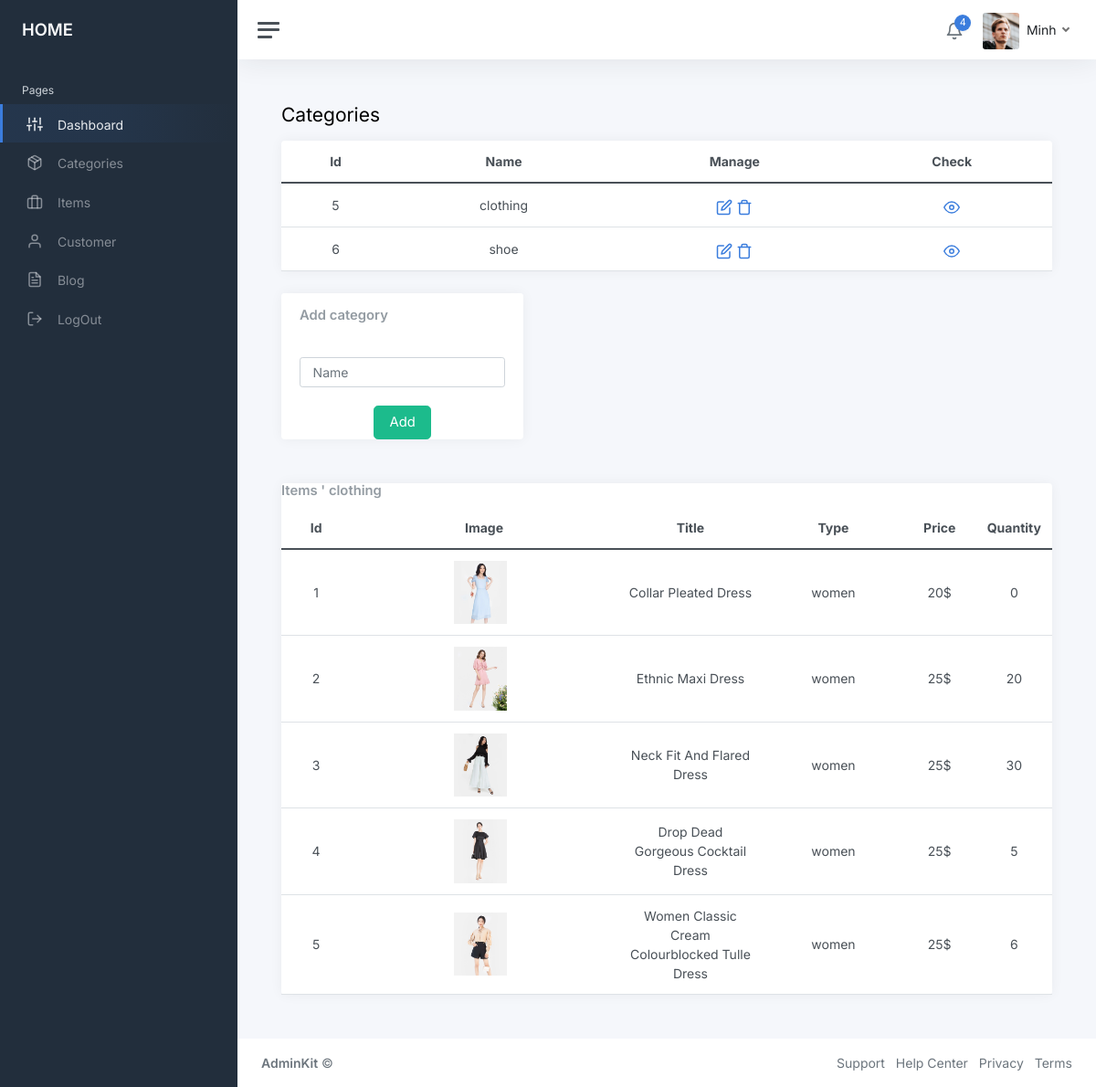
Screenshot of /admin/home.php?quanly=categories&check=5 (signed in) with the database file from the repository.
### tables this page shows
CREATE TABLE `categories` (
  `id` int(11) NOT NULL,
  `name` varchar(255) NOT NULL
);

CREATE TABLE `clothes` (
  `id` int(11) NOT NULL,
  `status` enum('hide','active','delete') DEFAULT NULL,
  `img` varchar(255) DEFAULT NULL,
  `title` varchar(255) DEFAULT NULL,
  `description` varchar(255) DEFAULT NULL,
  `category` int(11) NOT NULL,
  `sex` enum('men','women','kid','unisex') DEFAULT NULL,
  `price` float DEFAULT NULL,
  `quantity` int(11) DEFAULT NULL
);

### admin/pages-categories.php (the view, shortened to what this page needs)
<?php
include_once('../database/connect.php');
?>
			<main class="content">
				<div class="container-fluid p-0">
					<div class="mb-3">
						<h1 class="h3 d-inline align-middle">Categories</h1>
					</div>
					<div class="row">
						<div class="col-12 col-lg-12 col-xxl-8 ">
							<div class="card">
								<table class="table table-hover my-0">
									<thead>
										<tr>
											<th class="text-center">Id</th>
											<th class="text-center">Name</th>
											<th class="text-center">Manage</th>
											<th class="text-center">Check</th>
										</tr>
									</thead>
									<tbody>
									<?php
										$cate=mysqli_query($con,"SELECT * from categories ");
										while($row_cate=mysqli_fetch_array($cate)){
									?>
										<tr>
											<td class="text-center"><?php echo $row_cate['id'] ?></td>
											<?php
												if(isset($_GET['update']) &&$_GET['update']==$row_cate['id'])
												{
											?>
											<form action="" method="post">
											<td class="text-center">
												<input name="cate" style="
													width: 50%;
													text-align: center;
													display: inline-table;
												"  type="text" class="form-control" placeholder="<?php echo $row_cate['name'] ?>">
											<td class="text-center"><button name="confirm" class="btn btn-primary">Confirmed</button> <button name="back" class="btn btn-secondary">Back</button></td>
											</form>
											<td class="text-center"><a class="align-middle" href=""><i class="align-middle" data-feather="eye"></i></a></td>
											</td>
											<?php
												}else{
											?>
											<td class="text-center"><?php echo $row_cate['name'] ?></td>
											<td class="text-center"><a class="align-middle" href="?quanly=categories&update=<?php echo $row_cate['id'] ?>"><i class="align-middle" data-feather="edit"></i></a> <?php echo "<a class='align-middle' href=\"javascript:delproduct(id=".$row_cate['id'].")\"><i class='align-middle' data-feather='trash'></i></a>";?> </td>
											<td class="text-center"><a class="align-middle" href="?quanly=categories&check=<?php echo $row_cate['id'] ?>"><i class="align-middle" data-feather="eye"></i></a></td>
											<?php
												}
											?>
										</tr>
										<?php
										}
										?>
									</tbody>
								</table>
							</div>
						</div>
						<div class="col-12 col-lg-4">
							<div class="card">
								<div class="card-header">
									<h5 class="card-title mb-0"> Add category</h5>
								</div>
								<form action="" method="post">
								<div class="card-body ">
									<input name="add_cate" type="text" class="form-control" placeholder="Name">
								</div>
								<div class="text-center">
								<button name="add" class="btn btn-success btn-lg">Add</button>
								</div>
								</form>
							</div>
						</div>
					</div>
				</div>
			</main>
		<?php
		if(isset($_GET['check']))
		{
			$id=$_GET['check'];
			$name_cate=mysqli_query($con,"SELECT * from categories where id=$id" );
			$row_name_cate=mysqli_fetch_array($name_cate);
		?>
			<main class="content pt-0">
				<div class="container-fluid p-0">
					<div class="row">
						<div class="col-12 col-lg-12 col-xxl-8 ">
							<div class="card">
								<h5 class="card-title">Items ' <?php echo $row_name_cate['name'] ?></h5>
								<table class="table table-hover my-0">
									<thead>
										<tr>
											<th class="text-center">Id</th>
											<th class="text-center">Image</th>
											<th class="text-center">Title</th>
											<th class="text-center">Type</th>
											<th class="text-center">Price</th>
											<th class="text-center">Quantity</th>
										</tr>
									</thead>
									<tbody>
									<?php
										$clothes=mysqli_query($con,"SELECT * from clothes where category='$id' ");
										while($row_clothes=mysqli_fetch_array($clothes)){
									?>
										<tr>
											<td style="width:10%" class="text-center"><?php echo $row_clothes['id']?></td>
											<td style="width:40%" class="text-center ">
												<div class="col-6 col-md-4 col-lg-4 col-xl-3 d-inline-block">
													<img src=".<?php echo $row_clothes['img']?>" class="img-fluid pe-2" alt="Unsplash">
												</div>
											</td>
											<td  style="width:20%" class="text-center"><?php echo $row_clothes['title']?></td>
											<td  style="width:20%" class="text-center"><?php echo $row_clothes['sex']?></td>
											<td  style="width:10%" class="text-center"><?php echo $row_clothes['price']?>$</td>
											<td  style="width:10%" class="text-center"><?php echo $row_clothes['quantity']?></td>
										</tr>
										<?php
										}
										?>
									</tbody>
								</table>
							</div>
						</div>
					</div>
				</div>
			</main>
		<?php
		}
		?>

### rows the page displays
categories: id "5", name "clothing"
categories: id "6", name "shoe"
clothes: id "1", img (picture), title "Collar Pleated Dress", sex "women", price "20", quantity "0"
clothes: id "2", img (picture), title "Ethnic Maxi Dress", sex "women", price "25", quantity "20"
clothes: id "3", img (picture), title "Neck Fit And Flared Dress", sex "women", price "25", quantity "30"
clothes: id "4", img (picture), title "Drop Dead Gorgeous Cocktail Dress", sex "women", price "25", quantity "5"
clothes: id "5", img (picture), title "Women Classic Cream Colourblocked Tulle Dress", sex "women", price "25", quantity "6"

### other values shown
$_SESSION["dangnhap"] "Minh"
